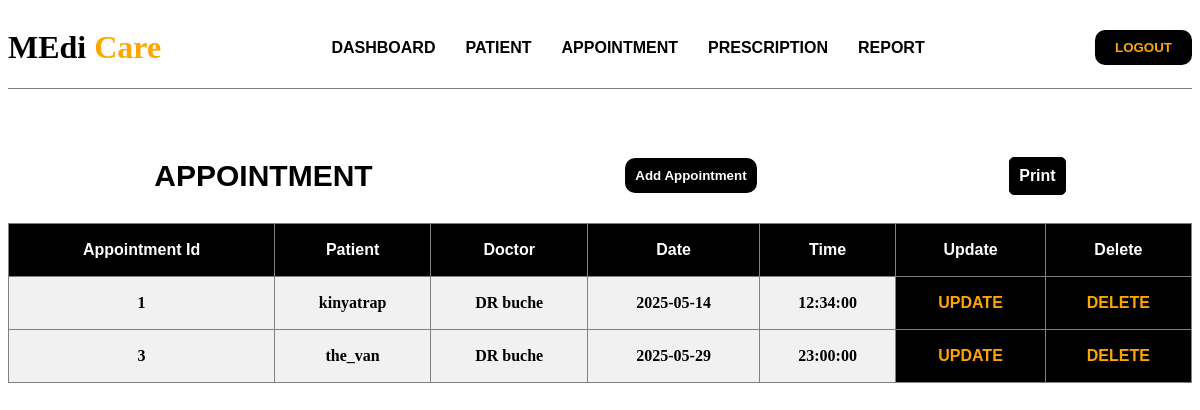
/appointment.php (signed in), run on the app's committed database.
### tables this page shows
CREATE TABLE `appointment` (
  `AppointmentId` int(11) NOT NULL,
  `PatientId` int(11) NOT NULL,
  `DoctorId` int(11) NOT NULL,
  `Date` date NOT NULL,
  `Time` time NOT NULL
);

CREATE TABLE `patient` (
  `PatientId` int(11) NOT NULL,
  `FullName` varchar(222) NOT NULL,
  `Gender` varchar(222) NOT NULL,
  `DateOfBirth` date NOT NULL
);

CREATE TABLE `doctor` (
  `DoctorId` int(11) NOT NULL,
  `Name` varchar(222) NOT NULL,
  `Department` varchar(222) NOT NULL,
  `Password` varchar(222) NOT NULL
);

### appointment.php (the view, shortened to what this page needs)
<!DOCTYPE html>
<html lang="en">
<head>
    <link rel="stylesheet" href="main.css">
</head>
<body>
    <?php
    include "header.php";
    ?>
    <div class="new_patient">
        <h3>appointment</h3>
        <button>
            <a href="appointment_add.php">add appointment</a>
        </button>
        <a style="color: white; border: 1px solid black; padding: 9px; background: #000; border-radius: 5px;" href=""
            onclick="print()">print</a>
    </div>
    <table border="1">
        <tr>
            <td class="head">Appointment Id</td>
            <td class="head">Patient</td>
            <td class="head">Doctor</td>
            <td class="head">Date</td>
            <td class="head">Time</td>
            <td class="head">Update</td>
            <td class="head">Delete</td>
        </tr>
        <?php
        $appointment = mysqli_query($conn, "SELECT * FROM appointment INNER JOIN patient ON appointment.PatientId=patient.PatientId INNER JOIN doctor ON appointment.DoctorId=doctor.DoctorId");
        while ($row = mysqli_fetch_assoc($appointment)) {
        ?>
            <tr>
                <td class="head2">
                    <?php echo $row['AppointmentId'] ?>
                </td>
                <td class="head2">
                    <?php echo $row['FullName'] ?>
                </td>
                <td class="head2">
                    <?php echo $row['Name'] ?>
                </td>
                <td class="head2">
                    <?php echo $row['Date'] ?>
                </td>
                <td class="head2">
                    <?php echo $row['Time'] ?>
                </td>
                <td class="head"><a onclick="return confirm('are you sure update appointment ?')"
                        href="appointment_update.php?id=<?php echo $row['AppointmentId'] ?>">update</a></td>
                <td class="head"><a onclick="return confirm('are you sure delete this appointment ?')"
                        href="appointment_delete.php?id=<?php echo $row['AppointmentId'] ?>">delete</a></td>
            </tr>
        <?php } ?>
    </table>
</body>
</html>

### main.css (style rules this page uses)
table { width: 100%; border-collapse: collapse; }
.new_patient { display: flex; align-items: center; justify-content: space-around; }
.new_patient button { background: #000; border: none; padding: 10px; border-radius: 10px; }
.new_patient a { color: white; font-weight: bold; }
.new_patient h3 { font-size: 30px; }
.head { background: #000; color: white; text-align: center; font-family: sans-serif; font-weight: bold; height: 50px; }
.head2 { height: 50px; text-align: center; font-size: 16px; font-weight: bold; background: #f1f1f1; }
.head { background: #000; }
.head a { color: orange; text-transform: uppercase; }
a { text-decoration: none; text-transform: capitalize; font-family: sans-serif; }
div h3 { font-family: sans-serif; font-size: 20px; margin-left: 20px; text-transform: uppercase; }

### data on the page
appointment: AppointmentId "1", PatientId.FullName "kinyatrap", DoctorId.Name "DR buche", Date "2025-05-14", Time "12:34:00"
appointment: AppointmentId "3", PatientId.FullName "the_van", DoctorId.Name "DR buche", Date "2025-05-29", Time "23:00:00"
